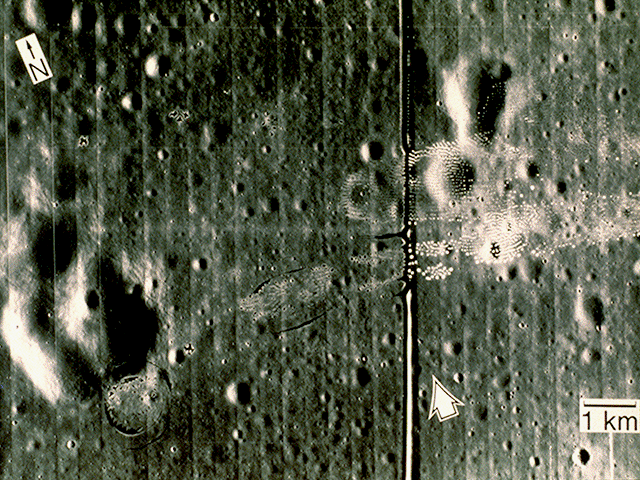
#> input picture Images/moon.gif, 640 x 480 px, found by its file name
$ jupyter execute 'Activity 5.ipynb'
#> lines starting #> are read from the running program, lines starting #| are printed output that depends on the picture
### Lunar landing scanned pictures: Line removal

[cell 1]
import numpy as np
import matplotlib.pyplot as plt
import matplotlib.image as img

[cell 2]
def rgb2gray(rgb):
    return np.dot(rgb[...,:3], [0.299,0.587,0.114])

[cell 3]
moon = img.imread('moon.gif')
#> moon is the input picture: shape (480, 640, 4); mean R, G, B, A 82.5, 88.1, 70.2, 255
gray= rgb2gray(moon)
#> in rgb2gray, `return np.dot(rgb[...,:3], [0.299,0.587,0.114])`:
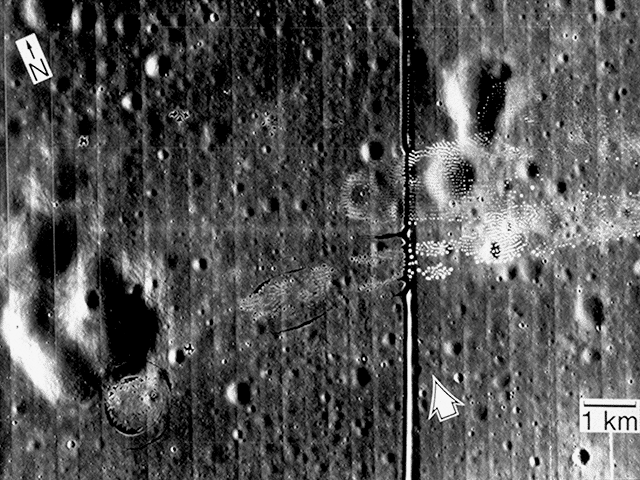
#> returned value: shape (480, 640) float64; min 0, max 248, mean 84.4
Moon = gray
plt.imshow(Moon, cmap = 'gray')
print(Moon.shape)
#| (480, 640)

[cell 4]
Moon1 = abs(np.fft.fft2(Moon))
Moon2 = np.log(abs(np.fft.fftshift(Moon1)))
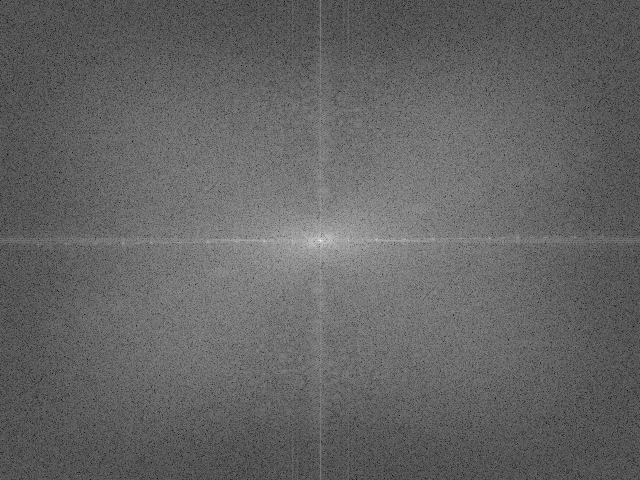
#> Moon2: shape (480, 640) float64; min 3.22, max 17.07, mean 8.68; drawn with min black and max white
plt.imshow(Moon2, cmap ='gray')
print(Moon2.shape)
#| (480, 640)

### Mask to be used to remove the vertical line from the original image

[cell 5]
mask = img.imread('maskmoon.jpg')
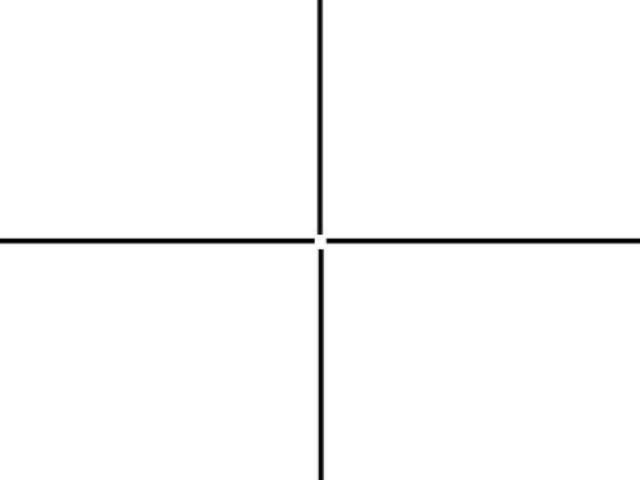
#> input picture Images/maskmoon.jpg, 640 x 480 px, found by its file name
#> mask is the input picture: shape (480, 640, 3); min 0, max 255, mean 250.5
gray1 = rgb2gray(mask)
Mask = gray1
plt.imshow(Mask, cmap = 'gray')
print(Mask.shape)
#| (480, 640)

[cell 6]
Mask1 =np.fft.fftshift(gray1)
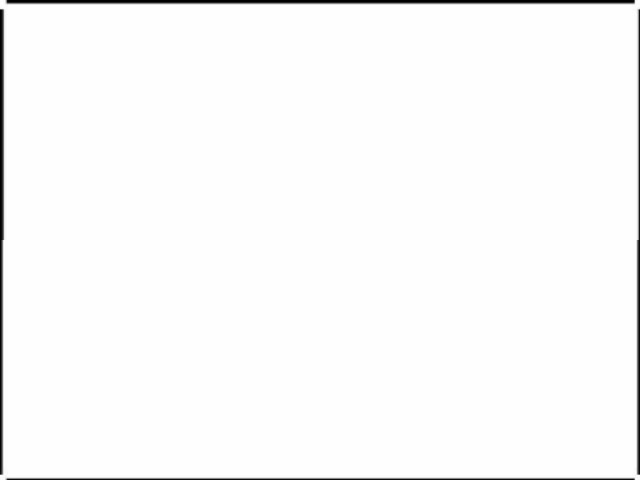
#> Mask1: shape (480, 640) float64; min 0, max 255, mean 250.5
print(Mask1.shape)
#| (480, 640)

### Final image with the vertical line removed

[cell 7]
FI = np.fft.fft2(gray)
final = FI*Mask1
IRA = np.fft.fft2(final)
FImage = abs(IRA)
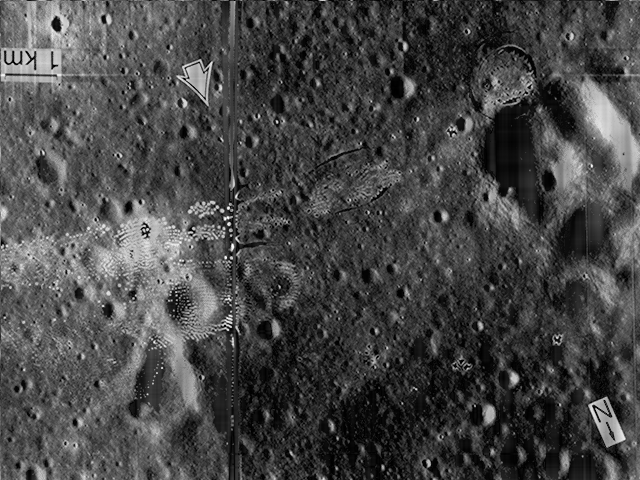
#> FImage: shape (480, 640) float64; min 6835196.8, max 2.36e+10, mean 6.61e+09; drawn with min black and max white
plt.imshow(FImage,cmap='gray')
